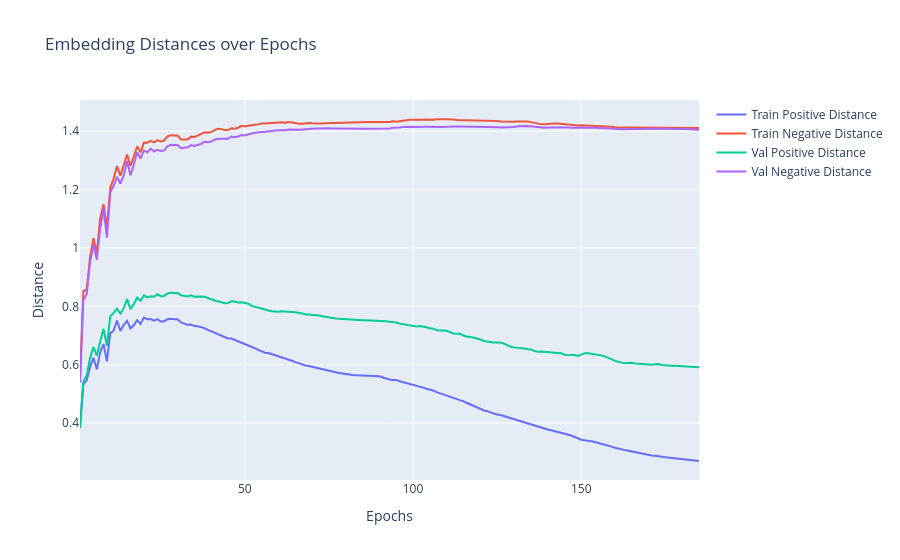

The code cell stored with this chart in its notebook:
### Code cell
train_dists_mean = logs["train_dists"]
val_dists_mean = logs["val_dists"]

fig = go.Figure()
fig.add_trace(go.Scatter(x=epochs, y=train_dists_mean[:, 0], mode="lines", name="Train Positive Distance"))
fig.add_trace(go.Scatter(x=epochs, y=train_dists_mean[:, 1], mode="lines", name="Train Negative Distance"))
fig.add_trace(go.Scatter(x=epochs, y=val_dists_mean[:, 0], mode="lines", name="Val Positive Distance"))
fig.add_trace(go.Scatter(x=epochs, y=val_dists_mean[:, 1], mode="lines", name="Val Negative Distance"))

fig.update_layout(
    title="Embedding Distances over Epochs",
    xaxis_title="Epochs",
    yaxis_title="Distance",
    hovermode="x unified",
)

fig.show()

### Figure 1 — Plotly figure (JSON) as saved in the notebook; plotly's stock layout.template omitted (floating-point values rounded to 4 significant figures; data arrays with more than 128 entries replaced by an {"elided": "..."} marker saying what was removed)
{"data": [{"mode": "lines", "name": "Train Positive Distance", "type": "scatter", "x": {"elided": "185 int values"}, "y": {"elided": "185 float values"}}, {"mode": "lines", "name": "Train Negative Distance", "type": "scatter", "x": {"elided": "185 int values"}, "y": {"elided": "185 float values"}}, {"mode": "lines", "name": "Val Positive Distance", "type": "scatter", "x": {"elided": "185 int values"}, "y": {"elided": "185 float values"}}, {"mode": "lines", "name": "Val Negative Distance", "type": "scatter", "x": {"elided": "185 int values"}, "y": {"elided": "185 float values"}}], "layout": {"hovermode": "x unified", "title": {"text": "Embedding Distances over Epochs"}, "xaxis": {"title": {"text": "Epochs"}}, "yaxis": {"title": {"text": "Distance"}}}}
